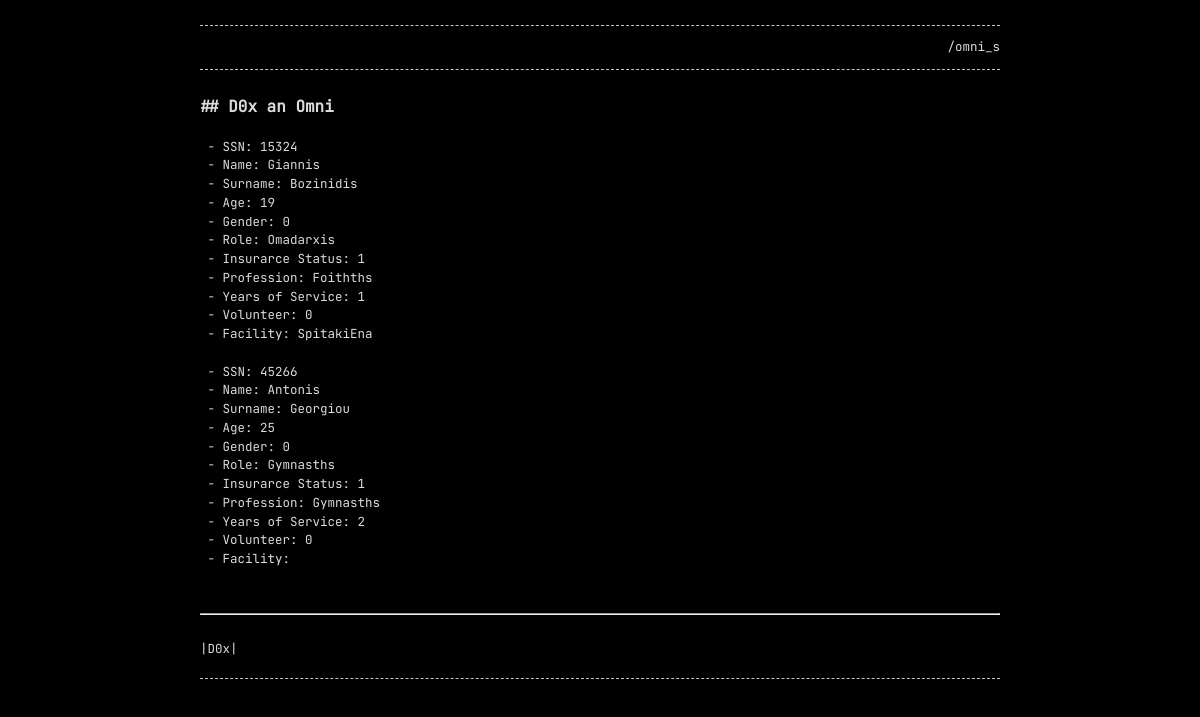
Screenshot of /website/html/omni_s/dox_omni.php with the database file from the repository.
### tables this page shows
CREATE TABLE CAMP_EMPLOYEE (
    CE_SSN INT UNSIGNED NOT NULL,
    CE_Name VARCHAR(32) NOT NULL,
    CE_Surname VARCHAR(64) NOT NULL,
    CE_Age TINYINT,
    CE_Gender BOOLEAN NOT NULL,
    CE_Role VARCHAR(32) NOT NULL,
    IsMedicalInsured BOOLEAN NOT NULL,
    Profession VARCHAR(15) NULL,
    YearsOfService INT UNSIGNED NOT NULL,
    IsVolunteer BOOLEAN NOT NULL,
    FA_Name VARCHAR(32) NULL,
    PRIMARY KEY(CE_SSN),
    FOREIGN KEY(FA_Name) REFERENCES FACILITY(FA_Name)
);

### website/html/omni_s/dox_omni.php (the view, shortened to what this page needs)
<!DOCTYPE html>
<html lang="en">
<head>
    <link rel="stylesheet" href="../../css/main-dark.css" />
</head>
<body>
    <div class="container">
        <header>
            <div class="menu">
                <ul>
                    <li><a href="./omni_s.html">/omni_s</a></li>
                </ul>
            </div>
        </header>
        <main>
        <h2>D0x an Omni</h2>
        <p>
<?php
require('../connect.php');
    $query = "SELECT * FROM CAMP_EMPLOYEE LIMIT 2";
    $result = mysqli_query($con,$query);
    if (mysqli_num_rows($result) > 0) {
        while($row = mysqli_fetch_assoc($result)) {
                echo " - SSN: " . $row["CE_SSN"]. "<br>".
                    " - Name: " . $row["CE_Name"]. "<br>".
                    " - Surname: " . $row["CE_Surname"]. "<br>".
                    " - Age: " . $row["CE_Age"]. "<br>".
                    " - Gender: " . $row["CE_Gender"]. "<br>".
                    " - Role: " . $row["CE_Role"]. "<br>".
                    " - Insurarce Status: " . $row["IsMedicalInsured"]. "<br>".
                    " - Profession: " . $row["Profession"]. "<br>".
                    " - Years of Service: " . $row["YearsOfService"]. "<br>".
                    " - Volunteer: " . $row["IsVolunteer"]. "<br>".
                    " - Facility: " . $row["FA_Name"]. "<br>".
                    "<br>";
        }
    }
    else {
        echo "0 results";
    }
?>
        </main>
        <hr>
        <br>
        <form name="info" action="" method="get">
            <input type="submit" name="submit" value="|D0x|" />
        </form>
        <footer>
        </footer>
    </div>
</body>
<p>
</html>

### website/css/main-dark.css (style rules this page uses)
:root { --base-color: #DBDBDB;--primary-color: #A2FC8F;--border: dashed 1px rgba(219, 219, 219, 0.9);--selection-background: rgba(219, 219, 219, 0.99);--selection-text: #000;--background-color: #000;--text-color: var(--base-color);--placeholder-color: var(--base-color);--link-color: var(--base-color);--code-color-1: #aaaaaa;--code-color-2: #ffffcc;--code-color-3: #F00000;--code-color-4: #F0A0A0;--code-color-5: #b38aff;--code-color-6: #5ba711;--code-color-7: #e4e477;--code-color-8: #000080;--code-color-9: #05ca05;--code-color-10: #888888;--code-color-11: #555555;--code-color-12: #800080;--code-color-13: #00d4d4;--code-color-14: #00c1c1;--code-color-15: #ed9d13;--code-color-16: #1e90ff;--code-color-17: #800000;--code-color-18: #bbbbbb }
body { background-color:var(--background-color);margin:0 auto;padding:0;font-family:JetBrainsMono,monospace;font-size:12.5px;color:var(--text-color);text-align:left;line-height:1.5 !important }
h2 { font-size:16px;margin:0px;margin-top:22px;font-weight:bold;color:var(--text-color) }
p,ul,ol { margin:0px;color:var(--text-color) }
a { text-decoration:underline;color:var(--link-color) }
h2:before { content:"##";margin-right:9px }
.container { width:90%;max-width:800px;margin-right:auto;margin-left:auto }
p { word-wrap:break-word;word-break:break-word;white-space:pre-wrap }
footer { color:var(--text-color);border-top:var(--border);margin:20px auto 15px;padding-top:10px;text-align:right }
header { margin-top:25px;margin-bottom:10px }
footer { margin-bottom:20px }
.menu { border-top:var(--border);border-bottom:var(--border);margin-bottom:25px }
.menu ul { margin-top:12px;margin-bottom:12px;padding-left:0px;list-style-type:none;text-align:right }
.menu ul li { display:inline;margin-left:10px }
.menu ul li a { text-decoration:none;color:var(--text-color) }
input,select,textarea { padding:0;margin:0;-webkit-appearance:none;-webkit-border-radius:0;border:none }
input,select,textarea,textarea::-webkit-input-placeholder { text-indent:0px }
::placeholder { color:var(--placeholder-color);opacity:1 }
input[type=submit] { font-size:12.5px;font-family:JetBrainsMono,monospace;line-height:1.5;cursor:pointer;color:var(--link-color);background-color:var(--background-color) }

### rows the page displays
camp_employee: CE_SSN "15324", CE_Name "Giannis", CE_Surname "Bozinidis", CE_Age "19", CE_Gender "0", CE_Role "Omadarxis", IsMedicalInsured "1", Profession "Foithths", YearsOfService "1", IsVolunteer "0", FA_Name "SpitakiEna"
camp_employee: CE_SSN "45266", CE_Name "Antonis", CE_Surname "Georgiou", CE_Age "25", CE_Gender "0", CE_Role "Gymnasths", IsMedicalInsured "1", Profession "Gymnasths", YearsOfService "2", IsVolunteer "0"
